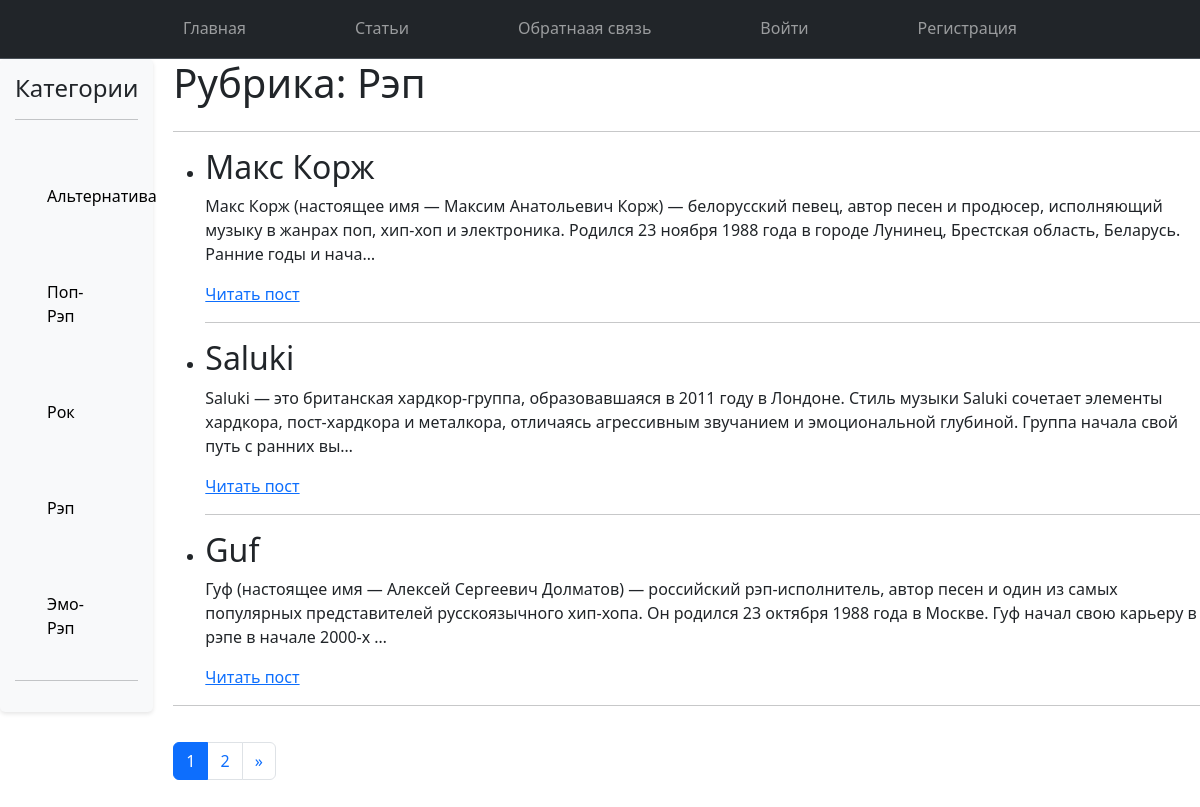
/category/rap/, run on the app's committed database.
### main/models.py (models this page shows, shortened)
class Category(models.Model):
    name = models.CharField(max_length=100, db_index=True, verbose_name='Категория')
    slug = models.SlugField(max_length=255, unique=True, db_index=True)
    class Meta:
        verbose_name = "Категория"
        verbose_name_plural = "Категории"

class Musician(models.Model):
    class Status(models.IntegerChoices):
        DRAFT = 0, 'Черновик'
        PUBLISHED = 1, 'Опубликовано'
    title = models.CharField(max_length=255, verbose_name="Заголовок")
    slug = models.SlugField(max_length=255, unique=True, db_index=True, verbose_name="Slug")
    content = models.TextField(blank=True, verbose_name="Текст статьи")
    time_create = models.DateTimeField(auto_now_add=True, verbose_name="Время создания")
    time_update = models.DateTimeField(auto_now=True, verbose_name="Время изменения")
    is_published = models.BooleanField(choices=tuple(map(lambda x: (bool(x[0]), x[1]), Status.choices)),
                                       default=Status.DRAFT, verbose_name="Статус")
    photo = models.ImageField(upload_to='photos/%Y/%m/%d', default=None, blank=True, null=True, verbose_name='Фото')
    cat = models.ForeignKey(
        'Category',
        on_delete=models.PROTECT,
        related_name='posts',
        verbose_name="Категории")
    tags = models.ManyToManyField('TagPost', blank=True, related_name='tags', verbose_name="Теги")
    alive = models.OneToOneField(
        'Alive',
        on_delete=models.SET_NULL,
        null=True,
        blank=True,
        related_name='alive',
        verbose_name="Место рождения")
    user = models.ForeignKey(
        User,
        verbose_name='Пользователь',
        on_delete=models.CASCADE)
    class Meta:
        verbose_name = "Известные музыканты"
        verbose_name_plural = "Известные музыканты"
        ordering = ['-time_create']
        indexes = [
            models.Index(fields=['-time_create'])
        ]

### main/views.py (the view)
# urls.py: path('category/<slug:cat_slug>/', views.show_category, name='category'),
def show_category(request, cat_slug):
    category = get_object_or_404(Category, slug=cat_slug)
    posts = Musician.objects.filter(cat_id=category.pk)
    paginator = Paginator(posts, 3)  # Показываем по 3 поста на странице
    page_number = request.GET.get('page')
    page_obj = paginator.get_page(page_number)
    data = {
        'title': f'Рубрика: {category.name}',
        'posts': page_obj.object_list,
        'page_obj': page_obj,
        'cat_selected': category.pk,
    }
    return render(request, 'main/allposts.html', context=data)

### main/templatetags/musican_tags.py (called while the page is built)
@register.inclusion_tag('main/list_categories.html')
def show_categories(cat_selected=0):
    cats = Category.objects.annotate(total=Count("posts")).filter(total__gt=0)
    return {'cats': cats, 'cat_selected': cat_selected}

### main/templates/main/allposts.html (shortened to what this page needs)
{% extends 'main/base.html' %}
{% load musican_tags %}
{% block content %}
<div class="content-container">
    <div class="sidebar">
        <h4>Категории</h4>
        <hr>
        {% show_categories cat_selected %}
        <hr>
    </div>
    <div class="main-content">
        <h1>{{ title }}</h1>
        <hr>
        <div class="posts">
            <ul>
                {% for p in posts %}
                {% if p.is_published %}
                <li>
                    <h2>{{ p.title }}</h2>
                    <p>{{ p.content |truncatechars:250 }}</p>
                    <p><a href="{% url 'post' p.slug %}">Читать пост</a></p>
                    {% if not forloop.last %}
                    <hr>
                    {% endif %}
                </li>
                {% endif %}
                {% endfor %}
            </ul>
            <hr>
        </div>
        <div class="pagination-container">
            <nav aria-label="Pagination">
                <ul class="pagination">
                    {% for p in page_obj.paginator.page_range %}
                    {% if p == page_obj.number %}
                    <li class="page-item active"><a class="page-link" href="?page={{ p }}">{{ p }}</a></li>
                    {% else %}
                    <li class="page-item"><a class="page-link" href="?page={{ p }}">{{ p }}</a></li>
                    {% endif %}
                    {% endfor %}
                    {% if page_obj.has_next %}
                    <li class="page-item">
                        <a class="page-link" href="?page={{ page_obj.next_page_number }}" aria-label="Next">
                            <span aria-hidden="true">&raquo;</span>
                        </a>
                    </li>
                    {% endif %}
                </ul>
            </nav>
        </div>
    </div>
</div>
{% endblock %}

### main/templates/main/list_categories.html
{% for cat in cats %}
{% if cat.id == cat_selected %}
<div class="d-flex flex-column flex-shrink-0 p-3 bg-body-tertiary" style="width: 28px; height: 25; ">
        <ul class="nav nav-pills flex-column mb-auto">
            <li>
                <a href="{% url 'category' cat.slug %}" class="nav-link link-body-emphasis">
                    <svg class="bi pe-none me-2" width="16" height="16"><use xlink:href="{{ cat.get_absolute_url }}"></use></svg>
                    {{cat.name}}
                </a>
            </li>
        </ul>
</div>
{% else %}
<div class="d-flex flex-column flex-shrink-0 p-3 bg-body-tertiary" style="width: 28px; height: 250; ">
        <ul class="nav nav-pills flex-column mb-auto">
            <li>
                <a href="{% url 'category' cat.slug %}" class="nav-link link-body-emphasis">
                    <svg class="bi pe-none me-2" width="16" height="16"><use xlink:href="{{ cat.get_absolute_url }}"></use></svg>
                    {{cat.name}}
                </a>
            </li>
        </ul>
</div>
{% endif %}
{% endfor %}

### main/templates/main/allposts.html (style rules this page uses)
.content-container { display: flex; align-items: flex-start; gap: 20px; }
.sidebar { width: 280px; background-color: #f8f9fa; padding: 15px; border-radius: 5px; box-shadow: 0 2px 4px rgba(0, 0, 0, 0.1); }
.main-content { flex-grow: 1; display: flex; flex-direction: column; min-height: calc(100vh - 100px); }
.posts { flex-grow: 1; }
.pagination-container { text-align: center; margin-top: 20px; margin-bottom: 20px; }

### data on the page
Category: name "Альтернатива"
Category: name "Поп-Рэп"
Category: name "Рок"
Category: name "Рэп"
Category: name "Эмо-Рэп"
Musician: title "Макс Корж", content "Макс Корж (настоящее имя — Максим Анатольевич Корж) — белорусский певец, автор песен и продюсер, исполняющий музыку в жанрах поп, хип-хоп и электроника. Родился 23 ноября 1988 года в городе Лунинец, Брестская область, Беларусь. Ранние годы и нача…"
Musician: title "Saluki", content "Saluki — это британская хардкор-группа, образовавшаяся в 2011 году в Лондоне. Стиль музыки Saluki сочетает элементы хардкора, пост-хардкора и металкора, отличаясь агрессивным звучанием и эмоциональной глубиной. Группа начала свой путь с ранних вы…"
Musician: title "Guf", content "Гуф (настоящее имя — Алексей Сергеевич Долматов) — российский рэп-исполнитель, автор песен и один из самых популярных представителей русскоязычного хип-хопа. Он родился 23 октября 1988 года в Москве. Гуф начал свою карьеру в рэпе в начале 2000-х …"

### other printed values
{{ title }} "Рубрика: Рэп"
{{ p }} "1"
{{ p }} "2"
